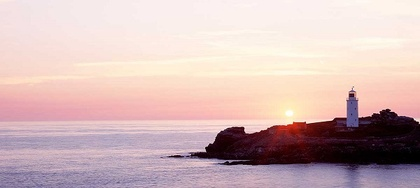
%> input picture jlchen2-ExtraCredit3/EC1/chenEC1a.jpg, 420 x 188 px, shrunk from 600 x 269 before the run
$ octave main.m   (GNU Octave 9; MATLAB toolbox functions it lacks are replaced by stand-ins)
%> lines starting %> are read from the running program, lines starting %| are printed output that depends on the picture
### jlchen2-ExtraCredit3/EC2/imenergy.m
function E = imenergy(I)

J = rgb2gray(I);

G = entropyfilt(J);

E = G;

end

### jlchen2-HW3/horizontal_seam.m
function [S, MImg] = horizontal_seam(I)

[row, col] = size(I);
M = I;

% forward pass
for c = 2:col
    for r = 1:row
        if r-1<1
            M(r,c) = I(r,c) + min([M(r,c-1), M(r+1,c-1)]);
        elseif r+1>row
            M(r,c) = I(r,c) + min([M(r-1,c-1), M(r,c-1)]);
        else
            M(r,c) = I(r,c) + min([M(r-1,c-1), M(r,c-1), M(r+1,c-1)]);
        end
    end
end

MImg = M;

[minVal, minI] = min(M(:,col));

seamHor = zeros(1,col);
seamHor(1,col) = minI;

r = minI;
v = minVal;

% backward pass
for c = col:-1:2
        if r-1<1
            [mV, mI] = min([M(r,c-1), M(r+1,c-1)]);
            v = v + mV;
            seamHor(1,c-1) = r + (mI - 1);
            r = r + (mI - 1);
        elseif r+1>row
            [mV, mI] = min([M(r-1,c-1), M(r,c-1)]);
            v = v + mV;
            seamHor(1,c-1) = r + (mI - 2);
            r = r + (mI - 2);
        else
            [mV, mI] = min([M(r-1,c-1), M(r,c-1), M(r+1,c-1)]);
            v = v + mV;
            seamHor(1,c-1) = r + (mI - 2);
            r = r + (mI - 2);
        end
end

 S = seamHor;

end

### jlchen2-HW3/remove_horizontal_seam.m
function J = remove_horizontal_seam(I, S)

[row, col, dim] = size(I);
I2 = zeros(row-1, col, dim);

for d = 1:dim
    for c = 1:col
        if S(1,c) == 1
            I2(:,c,d) = [I(2:row,c,d)];
        elseif S(1,c) == row
            I2(:,c,d) = [I(1:row-1,c,d)];
        else
            I2(:,c,d) = [I(1:S(1,c)-1,c,d); I(S(1,c)+1:row,c,d)];
        end
    end
end

J = I2;

end

### jlchen2-ExtraCredit3/EC1/expnd.m
function J = expnd(I, num_rows_expanded, num_cols_expanded)

hsI = I;

for i=1:num_rows_expanded
    hseI = imenergy(hsI);
    [hS, MImg]= horizontal_seam(hseI);
    hsI = remove_horizontal_seam(hsI,hS);
end

J = hsI;
J = permute(J, [2 1 3]);
hsI = J;

for i=1:num_cols_expanded
    hseI = imenergy(hsI);
    [hS, MImg]= horizontal_seam(hseI);
    hsI = remove_horizontal_seam(hsI,hS);
end

J = hsI;
J = permute(J, [2 1 3]);

end

function E = imenergy(I)

J = rgb2gray(I);
Gmag = imgradient(J);

E = Gmag;

end

function [S, MImg] = horizontal_seam(I)

[row, col] = size(I);
M = I;

% forward pass
for c = 2:col
    for r = 1:row
        if r-1<1
            M(r,c) = I(r,c) + min([M(r,c-1), M(r+1,c-1)]);
        elseif r+1>row
            M(r,c) = I(r,c) + min([M(r-1,c-1), M(r,c-1)]);
        else
            M(r,c) = I(r,c) + min([M(r-1,c-1), M(r,c-1), M(r+1,c-1)]);
        end
    end
end

MImg = M;

[minVal, minI] = min(M(:,col));

seamHor = zeros(1,col);
seamHor(1,col) = minI;

r = minI;
v = minVal;

% backward pass
for c = col:-1:2
        if r-1<1
            [mV, mI] = min([M(r,c-1), M(r+1,c-1)]);
            v = v + mV;
            seamHor(1,c-1) = r + (mI - 1);
            r = r + (mI - 1);
        elseif r+1>row
            [mV, mI] = min([M(r-1,c-1), M(r,c-1)]);
            v = v + mV;
            seamHor(1,c-1) = r + (mI - 2);
            r = r + (mI - 2);
        else
            [mV, mI] = min([M(r-1,c-1), M(r,c-1), M(r+1,c-1)]);
            v = v + mV;
            seamHor(1,c-1) = r + (mI - 2);
            r = r + (mI - 2);
        end
end

 S = seamHor;

end

function J = remove_horizontal_seam(I, S)

[row, col, dim] = size(I);
I2 = zeros(row+1, col, dim);

for d = 1:dim
    for c = 1:col
        if S(1,c) == 1
            I2(:,c,d) = [I(1,c,d); I(1:row,c,d)];
        elseif S(1,c) == row
            I2(:,c,d) = [I(1:row,c,d); I(row,c,d)];
        else
            I2(:,c,d) = [I(1:S(1,c),c,d); I(S(1,c),c,d); I(S(1,c)+1:row,c,d)];
        end
    end
end

J = I2;

end

### jlchen2-ExtraCredit3/EC1/main.m
clear;

img = imread('chenEC1a.jpg'); % enter input image name
%> img is the input picture: size 188x420x3 uint8; mean R, G, B 209, 183.5, 182.7
I2 = im2double(img);
I3 = imenergy(I2);
%> in imenergy, `J = rgb2gray(I);`:
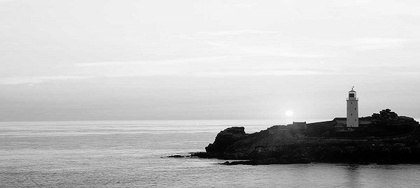
%> J: size 188x420 double; min 0, max 0.996, mean 0.749
%> in imenergy, `G = entropyfilt(J);`:
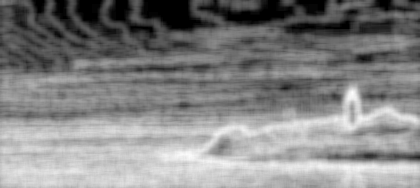
%> G: size 188x420 double; min 0, max 6.11, mean 3.16; drawn with min black and max white
[I4, MImg] = horizontal_seam(I3);
%> after the loop in horizontal_seam, `for c = 2:col`:
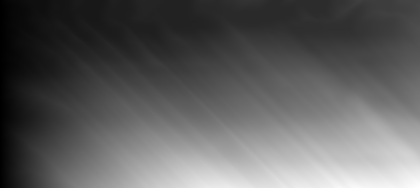
%> M: size 188x420 double; min 1.12, max 689, mean 254.4; drawn with min black and max white
%> in horizontal_seam, `[minVal, minI] = min(M(:,col));`: minVal = 187.8; minI = 1
%> in horizontal_seam, `v = minVal;`: v = 187.8
%> the loop in horizontal_seam, `for c = col:-1:2` made 419 passes
%> (mV, mI, v, r) on passes 1 to 12: (187.3, 1, 375.1, 1), (186.9, 1, 562, 1), (186.5, 1, 748.5, 1), (186.2, 1, 934.7, 1), (185.9, 1, 1120.6, 1), (185.8, 1, 1306.4, 1), (185.7, 1, 1492.1, 1), (185.6, 2, 1677.8, 2), (185.1, 3, 1862.8, 3), (183.9, 3, 2046.8, 4), (182.5, 3, 2229.3, 5), (181, 3, 2410.3, 6)
%> after the loop in horizontal_seam, `for c = col:-1:2`: mI = 2; mV = 1.57; r = 8; seamHor = 420 values, max 29 at index 300, min 1 at index 40, mean 13.41; v = 43298.2
%> in horizontal_seam, `S = seamHor;`: S has the same summary as seamHor
%> I4 has the same summary as seamHor in horizontal_seam
I5 = remove_horizontal_seam(I2,I4);
I6 = expnd(I2,100,100); %(I2, rows_to_remove, cols_to_remove)
%> (the run ends here)
